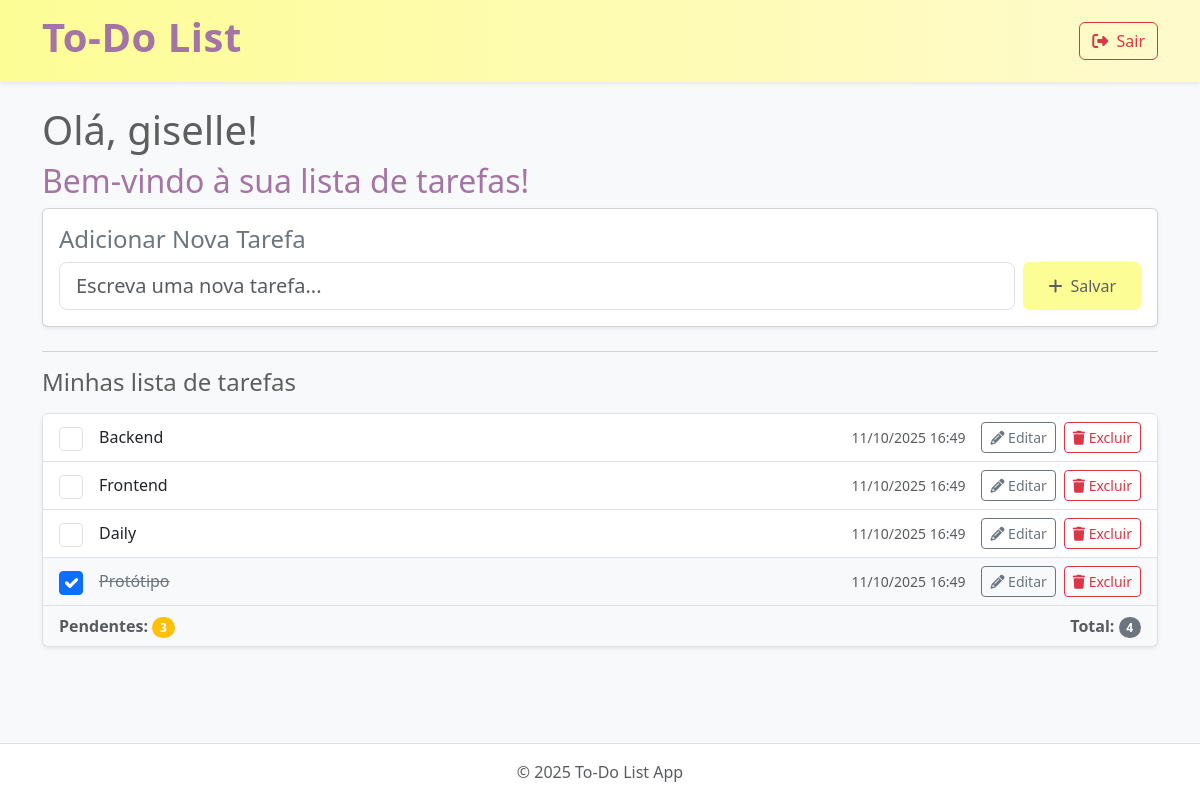
/tarefas/ (signed in), run on the app's committed database.
### tarefas/models.py (models this page shows, shortened)
class Tarefa(models.Model):
    titulo = models.CharField(max_length=200)
    concluida = models.BooleanField(default=False)
    criada_em = models.DateTimeField(auto_now_add=True)
    usuario = models.CharField(max_length=100)

### tarefas/views.py (the view, shortened to what this page needs)
# urls.py: path('', views.pagina_tarefas, name='tarefas'),
@login_required
def pagina_tarefas(request):
    form = TarefaForm()
    lista_de_tarefas = Tarefa.objects.filter(usuario=request.user).order_by('concluida','-id')
    tarefas_pendentes = lista_de_tarefas.filter(concluida=False).count()
    total_tarefas = lista_de_tarefas.count()
    context = {
        "form": form,
        "tarefas": lista_de_tarefas,
        "tarefas_pendentes": tarefas_pendentes,
        "total_tarefas": total_tarefas,
    }
    return render(request, "tarefas/home.html", context)

### tarefas/forms.py
class TarefaForm(forms.ModelForm):
    class Meta:
        model = Tarefa
        fields = ['titulo']
        widgets = {
            'titulo': forms.TextInput(attrs={
                'class': 'form-control form-control-lg',
                'placeholder': 'Escreva uma nova tarefa...'})
        }

### tarefas/templates/tarefas/home.html (shortened to what this page needs)
{% extends "to_do/base.html" %}
{% load static %}
{% block extra_style %}
<link rel="stylesheet" href="{% static 'css/home.css' %}">
{% endblock %}
{% block content %}
    <div class="row justify-content-center">
        <h1> Olá, {{ user.username }}!</h1>
        <h2 > Bem-vindo à sua lista de tarefas!</h2>
        <div class="col-lg-12">
            <div class="card shadow-sm mb-4">
                <div class="card-body">
                    <h4 >Adicionar Nova Tarefa</h4>
                    <form method="POST" action="{% url 'tarefas' %}" class="d-flex">
                        {{ form.titulo }}
                        <button type="submit" class="btn btn-amarelo ms-2 px-4 fw-500 d-flex align-items-center" >
                            <i class="fa-solid fa-plus me-2"></i>Salvar
                        </button>
                    </form>
                </div>
            </div>
            <hr>
            <h2 class="h4 mb-3"> Minhas lista de tarefas</h2>
            <div class="list-group shadow-sm">
                {% for tarefa in tarefas %}
                    <div class="list-group-item list-group-item-action {% if tarefa.concluida %}task-completed{% endif %}">
                        <div class="d-flex w-100 justify-content-between align-items-center">
                            <div class="d-flex align-items-center">
                                <form method="POST" action="{% url 'tarefas' %}" class="me-3">
                                    <input
                                        type="checkbox"
                                        name="esta_concluida"
                                        value="sim"
                                        onchange="this.form.submit()"
                                        {% if tarefa.concluida %} checked {% endif %}
                                        class="form-check-input"
                                        style="width: 1.5em; height: 1.5em;"
                                        aria-label="Concluir a tarefa: {{ tarefa.titulo }}">
                                </form>
                                <span class="fw-500 task-title"> {{ tarefa.titulo }} </span>
                            </div>
                            <div class="d-flex align-items-center">
                                <small class="text-muted me-3 d-none d-sm-block">
                                    {{ tarefa.criada_em|date:"d/m/Y H:i" }}
                                </small>
                                <button type="button" class="btn btn-outline-secondary btn-sm me-2 edit-btn"
                                    data-bs-toggle="modal"
                                    data-bs-target="#editModal"
                                    data-task-id="{{ tarefa.id }}"
                                    data-task-title="{{ tarefa.titulo }}">
                                    <i class="fa-solid fa-pencil"></i>
                                    Editar
                                </button>
                                <form method="POST" action="{% url 'tarefas' %}" class="d-inline">
                                    <button type="submit"
                                        name="excluir_tarefa"
                                        value="{{ tarefa.id }}"
                                        class="btn btn-outline-danger btn-sm">
                                        <i class="fa-solid fa-trash"></i>
                                        Excluir
                                    </button>
                                </form>
                            </div>
                        </div>
                    </div>
                {% empty %}
                    <div class="list-group-item">
                        <h5 class="text-muted">Tudo limpo por aqui!</h5>
                        <p class="text-muted mb-0">Adicione sua primeira tarefa no campo acima.</p>                    </div>
                {% endfor %}
                {% if tarefas %}
                <div class="list-group-item d-flex justify-content-between align-items-center bg-light">
                    <span class="fw-bold text-muted">
                        Pendentes:
                        <span class="badge bg-warning rounded-pill">{{ tarefas_pendentes }}</span>
                    </span>
                    <span class="fw-bold text-muted">
                        Total:
                        <span class="badge bg-secondary rounded-pill">{{ total_tarefas }}</span>
                    </span>
                </div>
                {% endif %}
            </div>
        </div>
    </div>
{% endblock %}

### to_do/templates/to_do/base.html (shortened to what this page needs)
{% load static %}
<!DOCTYPE html>
<html lang="pt-br">
    <head>
        <link href="https://cdn.jsdelivr.net/npm/bootstrap@5.3.6/dist/css/bootstrap.min.css" rel="stylesheet">
        <link rel="stylesheet" href="https://cdnjs.cloudflare.com/ajax/libs/font-awesome/6.5.2/css/all.min.css" />
        <link rel="stylesheet" href="{% static 'css/style.css' %}">
        {% block extra_style %}
        {% endblock %}
    </head>
    <body class="d-flex flex-column min-vh-100">
        <header>
            <nav class="navbar navbar-expand-lg navbar-light navbar-amarelo shadow-sm">
                <div class="container">
                    <h1 class="navbar-txt fw-bold">To-Do List</h1>
                    {% if user.is_authenticated %}
                    <a class="btn btn-outline-danger" href="{% url 'logout' %}">
                        <i class="fa-solid fa-right-from-bracket me-1"></i> Sair
                    </a>
                    {% endif %}
                </div>
            </nav>
        </header>
        <main class="container my-4 flex-grow-1">
            {% block content %}
            {% endblock %}
        </main>
        <footer class="mt-auto py-3 bg-white text-center text-muted border-top">
            <span>© {% now "Y" %} To-Do List App</span>
        </footer>
    </body>
</html>

### to_do/static/css/style.css (style rules this page uses)
:root { --amarelo-nav: #fcfca8; --amarelo-principal: #FDFD96; --amarelo-hover: #F9F977; --lilas-detalhe: #A475A4; --lilas-detalhe-hover: #C8A2C8; --fundo-neutro: #f8f9fa; --texto-escuro: #5e5e5e; --texto-claro: #ffffff; }
body { background-color: var(--fundo-neutro) !important; color: var(--texto-escuro); }
.navbar-amarelo { background: linear-gradient(90deg, #FDFD96 0%, #FFFACD 100%); box-shadow: 0 4px 15px rgba(164, 117, 164, 0.15); padding-top: 0.8rem; padding-bottom: 0.8rem; transition: all 0.3s ease; }
.btn-amarelo { background-color: var(--amarelo-principal); color: var(--texto-escuro); border-color: var(--amarelo-principal); font-weight: 500; transition: all 0.2s ease-in-out; }
a { color: var(--lilas-detalhe); text-decoration: none; transition: color 0.2s ease-in-out; }
.navbar-txt { color: var(--lilas-detalhe) !important; }
.navbar-amarelo .navbar-txt { letter-spacing: 0.5px; }
footer { background-color: var(--texto-claro) !important; }

### to_do/static/css/home.css (style rules this page uses)
.task-completed { background-color: #f8f9fa; }
.task-completed .task-title { text-decoration: line-through; color: #6c757d; }
.task-completed span { text-decoration: line-through; color: #6c757d; }
h2 { color: #A475A4; }
h4 { color: #6c757d; }

### data on the page
Tarefa: titulo "Backend", criada_em "11/10/2025 16:49", {{ tarefa.id }} 36 (drawn)
Tarefa: titulo "Frontend", criada_em "11/10/2025 16:49", {{ tarefa.id }} 34 (drawn)
Tarefa: titulo "Daily", criada_em "11/10/2025 16:49", {{ tarefa.id }} 33 (drawn)
Tarefa: concluida "☑", titulo "Protótipo", criada_em "11/10/2025 16:49", {{ tarefa.id }} 35 (drawn)

### other printed values
{{ user.username }} "giselle"
{{ tarefas_pendentes }} "3"
{{ total_tarefas }} "4"
